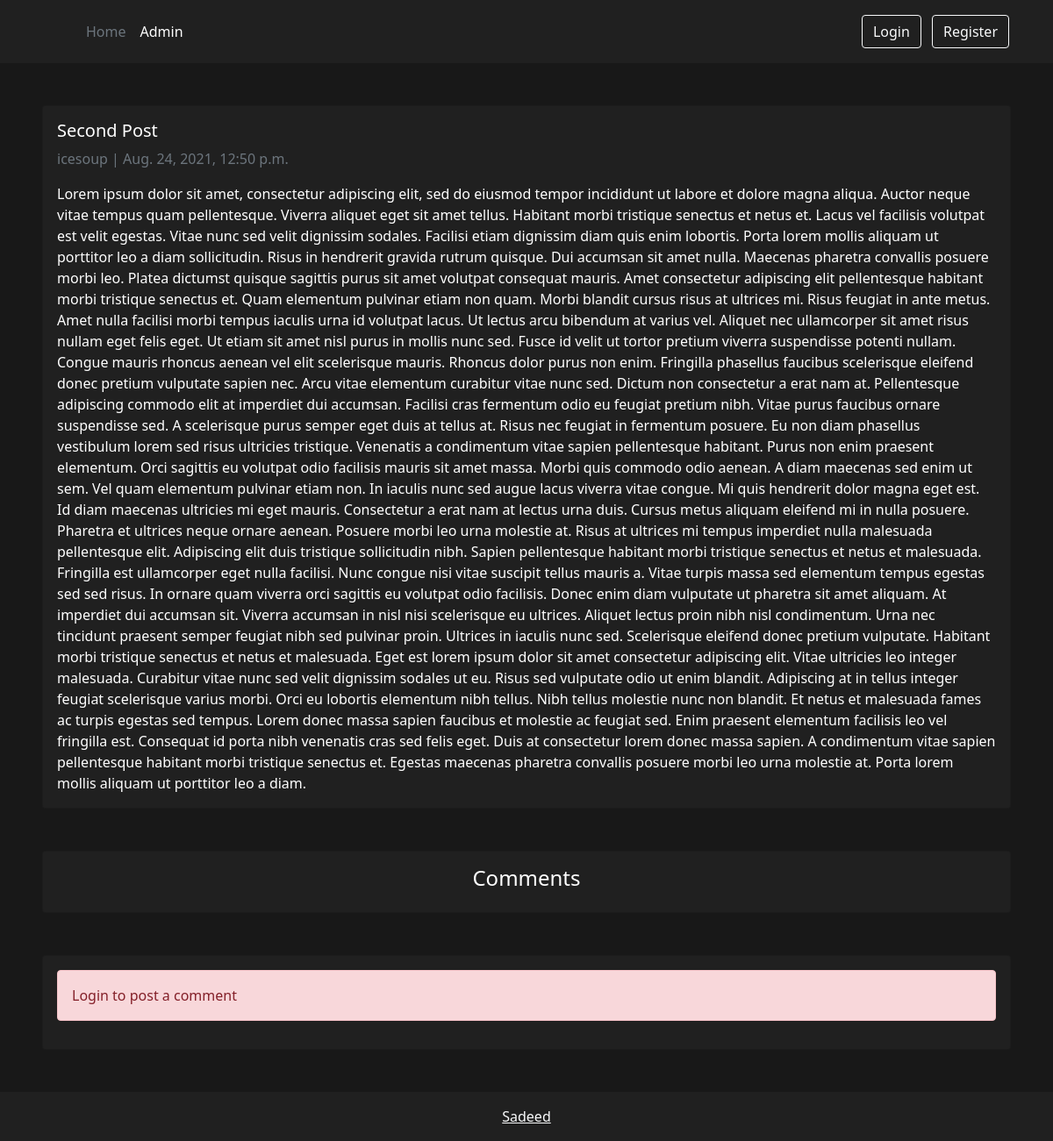
The page /second-post/ on the database as committed earlier.
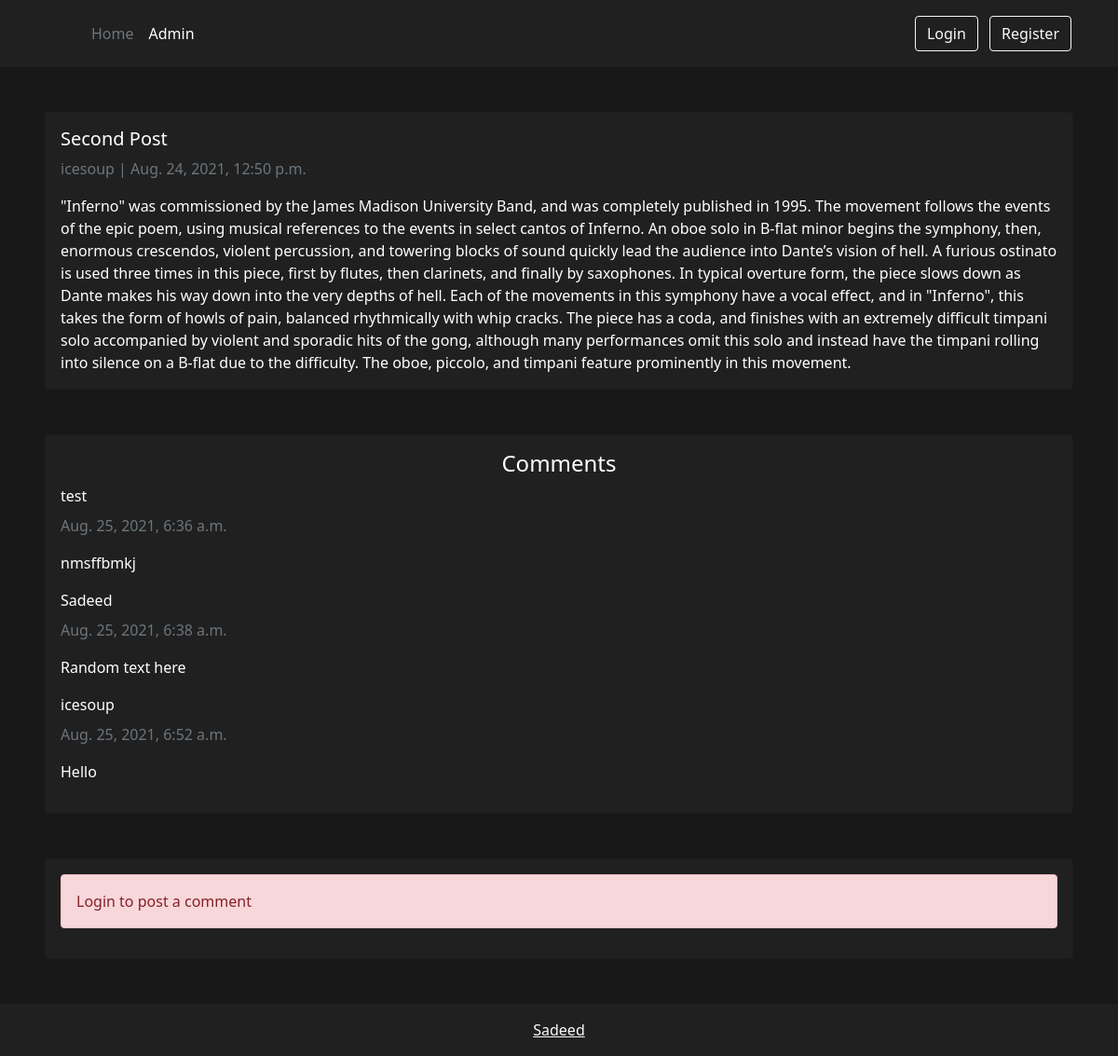
The same page on the database as committed later.
### blog/models.py (models this page shows, shortened)
class Post(models.Model):
    title = models.CharField(max_length=200, unique=True)
    slug = models.SlugField(max_length=200, unique=True)
    author = models.ForeignKey(User, on_delete= models.CASCADE,related_name='blog_posts')
    updatedOn = models.DateTimeField(auto_now= True)
    content = models.TextField()
    createdOn = models.DateTimeField(auto_now_add=True)
    status = models.IntegerField(choices=STATUS, default=1)
    class Meta:
        ordering = ['-createdOn']

class Comment(models.Model):
    post = models.ForeignKey(Post,on_delete=models.CASCADE,related_name='comments')
    name = models.CharField(max_length=80)
    body = models.TextField()
    createdOn = models.DateTimeField(auto_now_add=True)
    active = models.BooleanField(default=False)
    class Meta:
        ordering = ['createdOn']

### blog/views.py (the view, shortened to what this page needs)
# urls.py: path('<slug:slug>/', views.PostDetail.as_view(), name='post_detail'),
class PostDetail(generic.DetailView):
    def get(self, request, slug):
        template_name = 'blog/post_detail.html'
        post = get_object_or_404(Post, slug=slug)
        comments = post.comments.filter(active=True)
        comment_form = CommentForm(initial={'name':request.user})
        return render(request, template_name, {'post': post,
                                               'comments': comments,
                                               'comment_form': comment_form})

### blog/templates/blog/post_detail.html (shortened to what this page needs)
{% extends 'base.html' %}
{% load crispy_forms_tags %}
{% block content %}
<div class="card m-5" style="background-color: #202020; color: #FFFFFF;">
    <div class="card-body">
      <h5 class="card-title">{{ post.title }}</h5>
      <p class=" text-muted">{{ post.author }} | {{ post.createdOn }}</p>
      <p class="card-text ">{{ post.content | safe }}</p>
    </div>
</div>
<div class="card m-5" style="background-color: #202020; color: #FFFFFF;">
  <div class="card-body">
    <h4 class="card-title text-center">Comments</h4>
    {% for comment in comments %}
    <p class="card-title">{{ comment.name }}</p>
    <p class=" text-muted">{{ comment.createdOn }}</p>
    <p class="card-text">{{ comment.body | linebreaks }}</p>
    {% endfor %}
  </div>
</div>
<div class="card m-5" style="background-color: #202020; color: #FFFFFF;">
  <div class="card-body">
    {% if user.is_authenticated %}
      {% if new_comment %}
      <div class="alert alert-success" role="alert">
        Your comment is awaiting moderation
      </div>
      {% else %}
      <h5 class="card-title">Leave Comment</h5>
      <form method="post" style="margin-top: 1.3em;">
        {{ comment_form | crispy }}
        {% csrf_token %}
        <br>
        <button type="submit" class="btn btn-outline-light">Submit</button>
      </form>
      {% endif %}
    {% else %}
    <div class="alert alert-danger" role="alert">
      Login to post a comment
    </div>
    {% endif %}
  </div>
</div>
{% endblock content %}

Rows that differ between the two databases and show on the page:
changed Post "Second Post": content "Lorem ipsum dolor sit amet, consectetur adipiscing elit, sed do eiusmod tempor incididunt ut labore et dolore magna aliqua. Auctor neque vitae tempus quam pellentesque. Viverra aliquet eget sit amet tellus. Habitant morbi tristique senectus et netus et. Lacus vel facilisis volutpat est velit egestas. Vitae nunc sed velit dignissim sodales. Facilisi etiam dignissim diam quis enim lobortis. Porta lorem mollis aliquam ut porttitor leo a diam sollicitudin. Risus in hendrerit gravida rutrum quisque. Dui accumsan sit amet nulla. Maecenas pharetra convallis posuere morbi leo. Platea dictumst quisque sagittis purus sit amet volutpat consequat mauris. Amet consectetur adipiscing elit pellentesque…" → "\"Inferno\" was commissioned by the James Madison University Band, and was completely published in 1995. The movement follows the events of the epic poem, using musical references to the events in select cantos of Inferno. An oboe solo in B-flat minor begins the symphony, then, enormous crescendos, violent percussion, and towering blocks of sound quickly lead the audience into Dante’s vision of hell. A furious ostinato is used three times in this piece, first by flutes, then clarinets, and finally by saxophones. In typical overture form, the piece slows down as Dante makes his way down into the very depths of hell. Each of the movements in this symphony have a vocal effect, and in \"Inferno\",…"
added Comment: name "test", createdOn "Aug. 25, 2021, 6:36 a.m.", body "nmsffbmkj"
added Comment: name "Sadeed", createdOn "Aug. 25, 2021, 6:38 a.m.", body "Random text here"
added Comment: name "icesoup", createdOn "Aug. 25, 2021, 6:52 a.m.", body "Hello"
